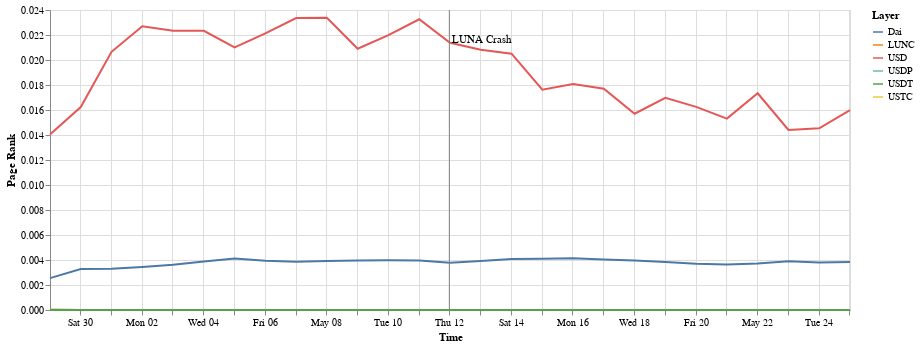

The cell this chart's notebook holds for it:
### Code cell
result = pd.DataFrame()

layers = g.get_unique_layers()
rolling = g.rolling(step='1 day', window='1 week')

for l in layers:
    result[l] = [algorithms.pagerank(w.layer(l), 20)["0x503828976d22510aad0201ac7ec88293211d23da"] for w in rolling]

result['Time'] = [w.end_date_time() for w in rolling]

source = pd.melt(result, id_vars=['Time'], value_vars=layers, var_name='Layer', value_name='Page Rank')
selection = alt.selection_multi(fields=['Layer'], bind='legend')

chart = alt.Chart(source).mark_line().encode(
    x="Time:T",
    y=f"{'Page Rank'}:Q",
    color="Layer",
    tooltip=['Layer', 'Page Rank'],
    opacity=alt.condition(selection, alt.value(1.0), alt.value(0.2))
).properties(
    width=800,
).add_selection(
    selection
)

alt.layer(chart, event_chart)

### Figure 1 — Vega-Lite specification as saved in the notebook (floating-point values rounded to 4 significant figures; data arrays with more than 128 entries replaced by an {"elided": "..."} marker saying what was removed)
{"config": {"view": {"continuousWidth": 400, "continuousHeight": 300}}, "layer": [{"data": {"name": "data-94014531cba9db12ad317886765e317e"}, "mark": "line", "encoding": {"color": {"type": "nominal", "field": "Layer"}, "opacity": {"condition": {"value": 1.0, "selection": "selector065"}, "value": 0.2}, "tooltip": [{"type": "nominal", "field": "Layer"}, {"type": "quantitative", "field": "Page Rank"}], "x": {"type": "temporal", "field": "Time"}, "y": {"type": "quantitative", "field": "Page Rank"}}, "selection": {"selector065": {"type": "multi", "fields": ["Layer"], "bind": "legend"}}, "width": 800}, {"layer": [{"mark": {"type": "rule", "color": "gray"}, "encoding": {"x": {"type": "temporal", "field": "Time"}}}, {"mark": {"type": "text", "align": "left", "color": "black", "dx": 3, "dy": -120}, "encoding": {"text": {"type": "nominal", "field": "event"}, "x": {"type": "temporal", "field": "Time"}}}], "data": {"name": "data-03a7e27a271f30803a3f9052d97f8a33"}}], "$schema": "https://vega.github.io/schema/vega-lite/v4.8.1.json", "datasets": {"data-94014531cba9db12ad317886765e317e": {"elided": "162 records"}, "data-03a7e27a271f30803a3f9052d97f8a33": [{"Time": "2022-05-12", "event": "LUNA Crash"}]}}
